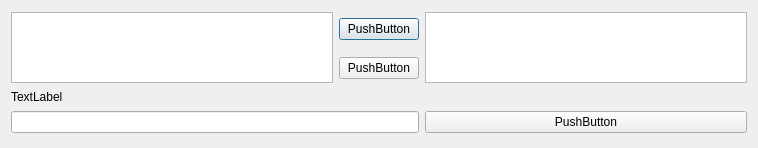
<?xml version="1.0" encoding="UTF-8"?>
<ui version="4.0">
 <class>Dialog</class>
 <widget class="QDialog" name="Dialog">
  <property name="geometry">
   <rect>
    <x>0</x>
    <y>0</y>
    <width>758</width>
    <height>148</height>
   </rect>
  </property>
  <property name="windowTitle">
   <string>Dialog</string>
  </property>
  <layout class="QGridLayout" name="gridLayout">
   <item row="0" column="1">
    <widget class="QPushButton" name="pushButton">
     <property name="text">
      <string>PushButton</string>
     </property>
    </widget>
   </item>
   <item row="0" column="0" rowspan="2">
    <widget class="QListWidget" name="listWidget"/>
   </item>
   <item row="1" column="1">
    <widget class="QPushButton" name="pushButton_2">
     <property name="text">
      <string>PushButton</string>
     </property>
    </widget>
   </item>
   <item row="0" column="2" rowspan="2">
    <widget class="QListWidget" name="listWidget_2"/>
   </item>
   <item row="2" column="0">
    <widget class="QLabel" name="label">
     <property name="sizePolicy">
      <sizepolicy hsizetype="Preferred" vsizetype="Fixed">
       <horstretch>0</horstretch>
       <verstretch>0</verstretch>
      </sizepolicy>
     </property>
     <property name="text">
      <string>TextLabel</string>
     </property>
    </widget>
   </item>
   <item row="3" column="0" colspan="2">
    <widget class="QLineEdit" name="lineEdit"/>
   </item>
   <item row="3" column="2">
    <widget class="QPushButton" name="pushButton_3">
     <property name="text">
      <string>PushButton</string>
     </property>
    </widget>
   </item>
  </layout>
 </widget>
 <resources/>
 <connections/>
</ui>
